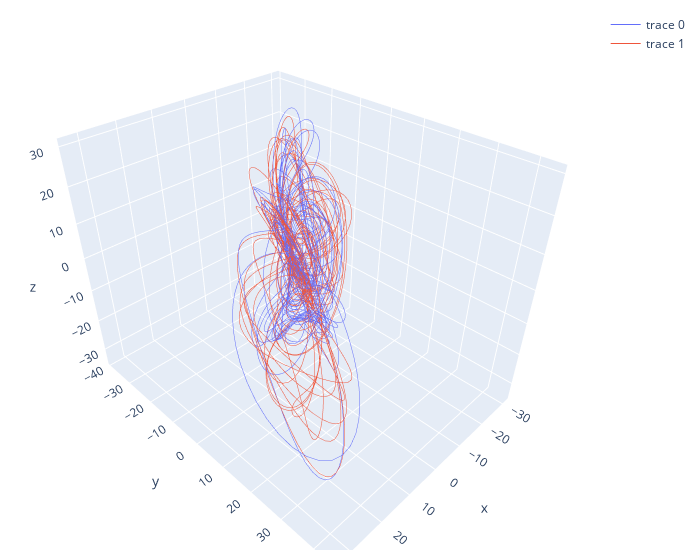

The code cell stored with this chart in its notebook:
### Code cell
# Compare the difference in solutions to the RK2 simulation
fig = go.Figure()
for particle_id in range(len(ds_rk4.trajectory)):
    rk4_particle_id = ds_rk4.trajectory[particle_id]
    rk2_particle_id = ds_rk2.trajectory[particle_id]
    fig.add_trace(go.Scatter3d(
        x=ds_rk4.lon.sel(trajectory=rk4_particle_id) - ds_rk2.lon.sel(trajectory=rk2_particle_id),
        y=ds_rk4.lat.sel(trajectory=rk4_particle_id) - ds_rk2.lat.sel(trajectory=rk2_particle_id),
        z=ds_rk4.z.sel(trajectory=rk4_particle_id) - ds_rk2.z.sel(trajectory=rk2_particle_id),
        mode='lines',
        line=dict(width=1)
    ))
fig.update_layout(scene = dict(xaxis_title='x', yaxis_title='y', zaxis_title='z'),
                  width=700,
                  margin=dict(r=20, b=10, l=10, t=10))
fig.show()

### Figure 1 — Plotly figure (JSON) as saved in the notebook; plotly's stock layout.template omitted (floating-point values rounded to 4 significant figures; data arrays with more than 128 entries replaced by an {"elided": "..."} marker saying what was removed)
{"data": [{"line": {"width": 1}, "mode": "lines", "type": "scatter3d", "x": {"elided": "5000 float values"}, "y": {"elided": "5000 float values"}, "z": {"elided": "5000 float values"}}, {"line": {"width": 1}, "mode": "lines", "type": "scatter3d", "x": {"elided": "5000 float values"}, "y": {"elided": "5000 float values"}, "z": {"elided": "5000 float values"}}], "layout": {"margin": {"b": 10, "l": 10, "r": 20, "t": 10}, "scene": {"xaxis": {"title": {"text": "x"}}, "yaxis": {"title": {"text": "y"}}, "zaxis": {"title": {"text": "z"}}}, "width": 700}}
